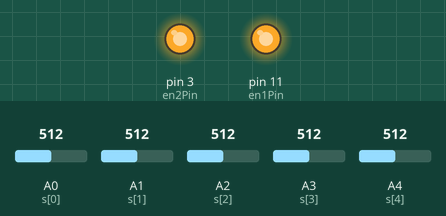
Bench run of a sketch on a simulated Arduino Uno, built with avr-gcc and run on an emulated ATmega328P. Parts: output pins drawn as LEDs (lit = HIGH). The test bench sets the inputs (shaded band); at power-on: A0 (s[0]) = 512, A3 (s[3]) = 512, A1 (s[1]) = 512, A2 (s[2]) = 512, A4 (s[4]) = 512.

Above: at 1.2 s.
1.3 s: A0 (s[0]) set to 483
At 2.1 s:
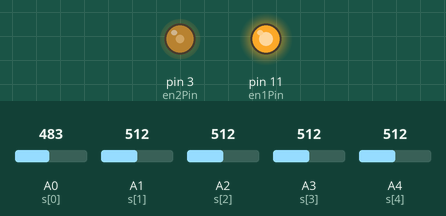
2.8 s: A0 (s[0]) set to 510
At 3.3 s:
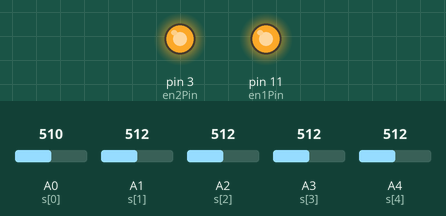
4.3 s: A3 (s[3]) set to 483
At 4.6 s:
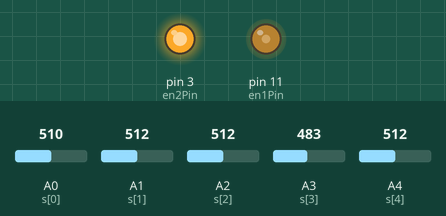
5.8 s: A3 (s[3]) set to 510
At 7.0 s:
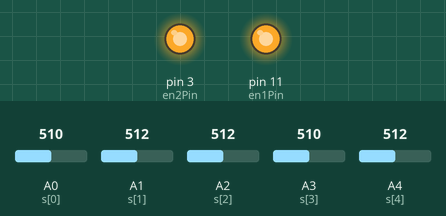
Timing chart, 0 to 8.3 s (numbered marks = the images above; inputs shaded):
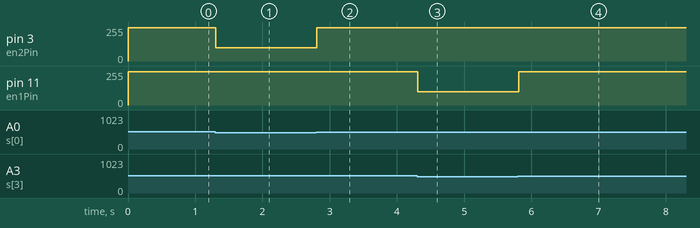

The sketch:

line.ino
```cpp
const int en1Pin = 11;
const int in1Pin = 10;
const int in2Pin = 9;
const int en2Pin = 3;
const int in3Pin = 5;
const int in4Pin = 6;
const int s[5] = {A0, A1, A2, A3, A4}; //there are only 5 sensors used
int val;
bool line[5];

const int threshold = 500;
const int fast = 250;
const int slow = 100;
bool last = 0;
bool moved = 0;

void isLine()
{
  for (int i = 0; i < 5; i++)
  {
    val = analogRead(s[i]);
    if (val > threshold) line[i] = 1;
    else line[i] = 0;
  }
  //Serial.println(" ");
}

void setup() {
  digitalWrite (in1Pin, LOW);
  digitalWrite (in2Pin, HIGH);
  digitalWrite (in3Pin, HIGH);
  digitalWrite (in4Pin, LOW);
  analogWrite (en1Pin, 0);
  analogWrite (en2Pin, 0);
  Serial.begin (9600);
}

void loop() {
  isLine(); //reading the line values and determining if there is a line at each sensor
  moved = 0;
  if (line[0] || line[4])
  {
    if (line[0] && !line[4])
    {
      hardLeft();
      last = 0;
      moved = 1;
    }

    if (!line[0] && line[4])
    {
      hardRight();
      last = 1;
      moved = 1;
    }
  }

  if ((line[1] || line[3]) && !moved)
  {
    if (line[1] && !line[3])
    {
      slightLeft();
      last = 0;
      moved = 1;
    }

    if (!line[1] && line[3])
    {
      slightRight();
      last = 1;
      moved = 1;
    }
  }

  if (line[2] && !moved)
  {
    forward();
    moved = 1;
  }
  if (!moved) //if there is no line on the sensor, repeat the last curve taken
  {
    if (last == 0){
      hardLeft();
    }
    if (last == 1){
      hardRight();
    }
  }
  delay (10);
}

void forward()
{
    digitalWrite (in1Pin, LOW);
    digitalWrite (in2Pin, HIGH);
    digitalWrite (in3Pin, HIGH);
    digitalWrite (in4Pin, LOW);
    analogWrite (en1Pin, fast);
    analogWrite (en2Pin, fast);
}

void slightRight()
{
    digitalWrite (in1Pin, LOW);
    digitalWrite (in2Pin, HIGH);
    digitalWrite (in3Pin, HIGH);
    digitalWrite (in4Pin, LOW);
    analogWrite (en1Pin, fast);
    analogWrite (en2Pin, slow);
}

 void hardRight()
 {
    digitalWrite (in1Pin, LOW);
    digitalWrite (in2Pin, HIGH);
    digitalWrite (in3Pin, LOW);
    digitalWrite (in4Pin, HIGH);
    analogWrite (en1Pin, fast); //forward
    analogWrite (en2Pin, slow); //backward
 }

void slightLeft()
{
    digitalWrite (in1Pin, LOW);
    digitalWrite (in2Pin, HIGH);
    digitalWrite (in3Pin, HIGH);
    digitalWrite (in4Pin, LOW);
    analogWrite (en1Pin, slow);
    analogWrite (en2Pin, fast);
}
void hardLeft()
{
    digitalWrite (in1Pin, HIGH);
    digitalWrite (in2Pin, LOW);
    digitalWrite (in3Pin, HIGH);
    digitalWrite (in4Pin, LOW);
    analogWrite (en1Pin, slow); //backward
    analogWrite (en2Pin, fast); //forward
}
```

Measured:
- the behaviour switches between 501 and 500 on A0 (s[0]) (found by bisection; images 0 and 1)
- the behaviour switches between 501 and 500 on A3 (s[3]) (found by bisection; images 2 and 3)
- after the input at 1.3 s, pin 3 (en2Pin): 250/255 → 100/255 at once
- after the input at 2.8 s, pin 3 (en2Pin): 100/255 → 250/255 at once
- after the input at 4.3 s, pin 11 (en1Pin): 250/255 → 100/255 at once
- after the input at 5.8 s, pin 11 (en1Pin): 100/255 → 250/255 at once
